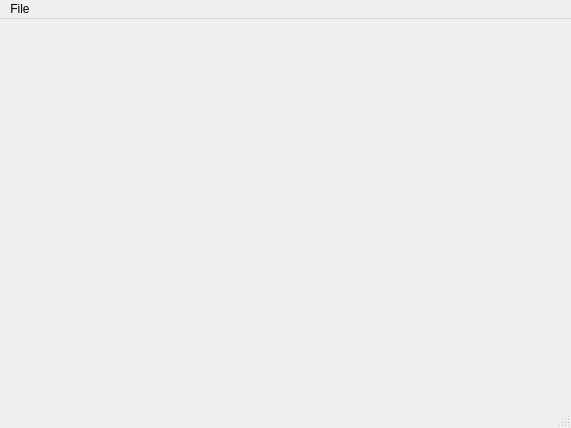
<?xml version="1.0" encoding="UTF-8"?>
<ui version="4.0">
 <class>mainWindow</class>
 <widget class="QMainWindow" name="mainWindow">
  <property name="geometry">
   <rect>
    <x>0</x>
    <y>0</y>
    <width>571</width>
    <height>428</height>
   </rect>
  </property>
  <property name="windowTitle">
   <string>Picture Viewer 4bpp</string>
  </property>
  <widget class="QWidget" name="centralwidget"/>
  <widget class="QMenuBar" name="menubar">
   <property name="geometry">
    <rect>
     <x>0</x>
     <y>0</y>
     <width>571</width>
     <height>27</height>
    </rect>
   </property>
   <widget class="QMenu" name="menuFile">
    <property name="title">
     <string>File</string>
    </property>
    <addaction name="actionExit"/>
   </widget>
   <addaction name="menuFile"/>
  </widget>
  <widget class="QStatusBar" name="statusbar"/>
  <action name="actionExit">
   <property name="text">
    <string>Exit</string>
   </property>
  </action>
 </widget>
 <resources/>
 <connections/>
</ui>
